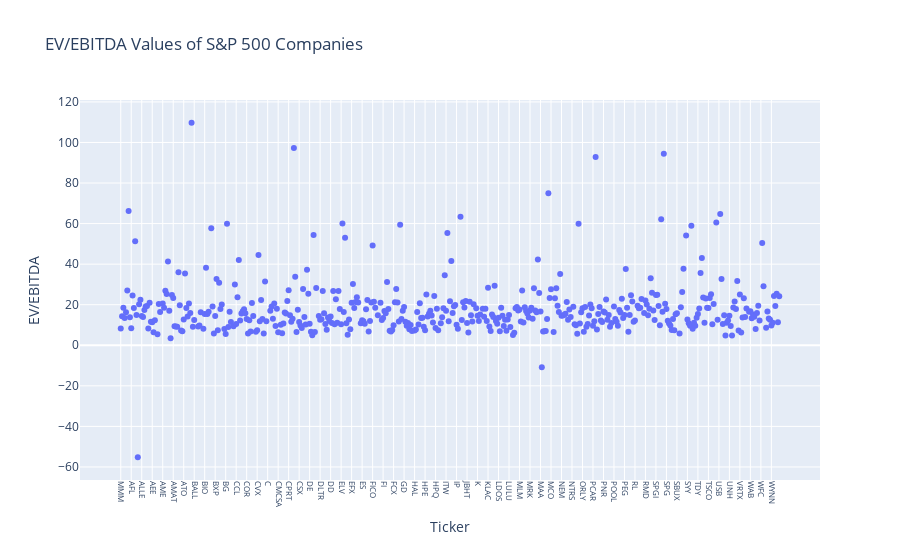

This figure's notebook cell:
### Code cell
import pandas as pd
import matplotlib.pyplot as plt
import plotly.express as px
from tqdm import tqdm
import time

# Simulate a time-consuming task with tqdm loader
def load_data_with_progress(file_path):
    for _ in tqdm(range(100), desc="Loading data"):
        time.sleep(0.05)  # Simulating the loading time
    return pd.read_excel(file_path)
    
# Load the data from the uploaded Excel file
file_path = 'sp500_ev_ebitda.xlsx'
data = pd.read_excel(file_path)

# Display the first few rows of the dataframe to understand its structure
print(data.to_string())

# Load the data from the uploaded Excel file
file_path = 'sp500_ev_ebitda.xlsx'
data = pd.read_excel(file_path)

# Create the interactive scatter plot
fig = px.scatter(data, x='Ticker', y='EV/EBITDA', title='EV/EBITDA Values of S&P 500 Companies')
fig.update_layout(xaxis={'tickangle': 90, 'tickfont': {'size': 8}}, yaxis_title='EV/EBITDA', xaxis_title='Ticker')
fig.show()

# Sort the data by EV/EBITDA
sorted_data = data.sort_values(by='EV/EBITDA')

# Create a static scatter plot with sorted data using matplotlib
plt.figure(figsize=(120, 80))
plt.scatter(sorted_data['Ticker'], sorted_data['EV/EBITDA'], color='blue', alpha=0.7)
plt.title('EV/EBITDA Values of S&P 500 Companies (Sorted)')
plt.xlabel('Ticker')
plt.ylabel('EV/EBITDA')
plt.xticks(rotation=90, fontsize=8)
plt.grid(True)

# Create a scatter plot with company ticker on the graph and x-axis
plt.figure(figsize=(12, 8))
plt.scatter(df_sorted['Ticker'], df_sorted['EV/EBITDA'], color='blue', alpha=0.6)
plt.title('EV/EBITDA Ratio of S&P 500 Companies')
plt.xlabel('Company Ticker')
plt.ylabel('EV/EBITDA Ratio')

# Add labels to each point
for i, txt in enumerate(df_sorted['Ticker']):
    plt.annotate(txt, (df_sorted['Ticker'].iloc[i], df_sorted['EV/EBITDA'].iloc[i]), fontsize=8, rotation=45, ha='right')

plt.xticks(rotation=90, fontsize=8)
plt.grid(True)
plt.tight_layout()

# Display the plot
plt.show()


# Display the saved sorted plot image
sorted_output_path

### Figure 1 — Plotly figure (JSON) as saved in the notebook; plotly's stock layout.template omitted (floating-point values rounded to 4 significant figures; data arrays with more than 128 entries replaced by an {"elided": "..."} marker saying what was removed)
{"data": [{"hovertemplate": "Ticker=%{x}<br>EV/EBITDA=%{y}<extra></extra>", "legendgroup": "", "marker": {"color": "#636efa", "symbol": "circle"}, "mode": "markers", "name": "", "orientation": "v", "showlegend": false, "type": "scatter", "x": {"elided": "503 str values"}, "xaxis": "x", "y": {"elided": "503 float values"}, "yaxis": "y"}], "layout": {"autosize": true, "legend": {"tracegroupgap": 0}, "title": {"text": "EV/EBITDA Values of S&P 500 Companies"}, "xaxis": {"anchor": "y", "autorange": true, "domain": [0, 1], "range": [-30.34, 532.3], "tickangle": 90, "tickfont": {"size": 8}, "title": {"text": "Ticker"}, "type": "category"}, "yaxis": {"anchor": "x", "autorange": true, "domain": [0, 1], "range": [-68.83, 123.3], "title": {"text": "EV/EBITDA"}, "type": "linear"}}}
